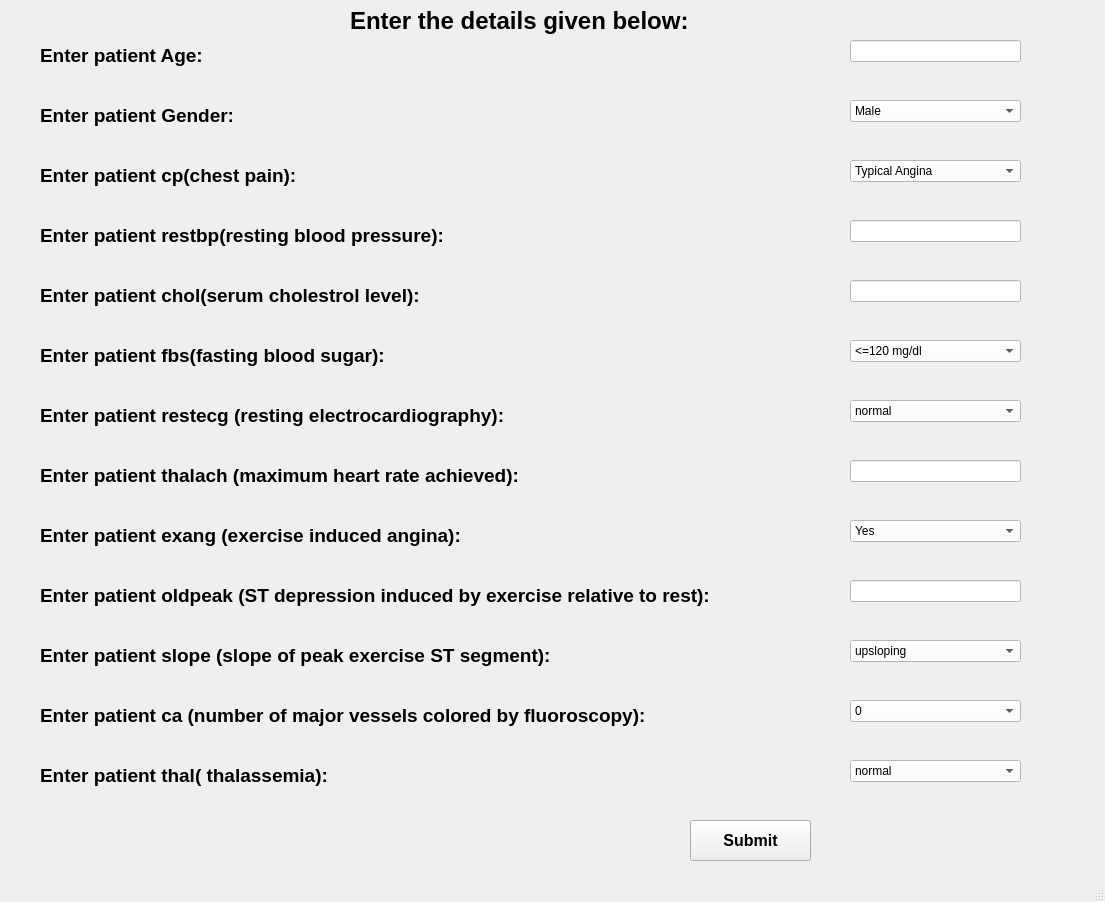
<?xml version="1.0" encoding="UTF-8"?>
<ui version="4.0">
 <class>MainWindow</class>
 <widget class="QMainWindow" name="MainWindow">
  <property name="geometry">
   <rect>
    <x>0</x>
    <y>0</y>
    <width>1105</width>
    <height>902</height>
   </rect>
  </property>
  <property name="windowTitle">
   <string>MainWindow</string>
  </property>
  <property name="styleSheet">
   <string notr="true"/>
  </property>
  <widget class="QWidget" name="centralwidget">
   <widget class="QLabel" name="label">
    <property name="geometry">
     <rect>
      <x>40</x>
      <y>100</y>
      <width>271</width>
      <height>31</height>
     </rect>
    </property>
    <property name="text">
     <string>&lt;html&gt;&lt;head/&gt;&lt;body&gt;&lt;p&gt;&lt;span style=&quot; font-size:14pt; font-weight:600;&quot;&gt;Enter patient Gender:&lt;/span&gt;&lt;/p&gt;&lt;/body&gt;&lt;/html&gt;</string>
    </property>
   </widget>
   <widget class="QLabel" name="label_2">
    <property name="geometry">
     <rect>
      <x>40</x>
      <y>220</y>
      <width>500</width>
      <height>31</height>
     </rect>
    </property>
    <property name="text">
     <string>&lt;html&gt;&lt;head/&gt;&lt;body&gt;&lt;p&gt;&lt;span style=&quot; font-size:14pt; font-weight:600;&quot;&gt;Enter patient restbp(resting blood pressure):&lt;/span&gt;&lt;/p&gt;&lt;/body&gt;&lt;/html&gt;</string>
    </property>
   </widget>
   <widget class="QLabel" name="label_3">
    <property name="geometry">
     <rect>
      <x>40</x>
      <y>160</y>
      <width>371</width>
      <height>31</height>
     </rect>
    </property>
    <property name="text">
     <string>&lt;html&gt;&lt;head/&gt;&lt;body&gt;&lt;p&gt;&lt;span style=&quot; font-size:14pt; font-weight:600;&quot;&gt;Enter patient cp(chest pain): &lt;/span&gt;&lt;/p&gt;&lt;/body&gt;&lt;/html&gt;</string>
    </property>
   </widget>
   <widget class="QLabel" name="label_5">
    <property name="geometry">
     <rect>
      <x>40</x>
      <y>280</y>
      <width>500</width>
      <height>31</height>
     </rect>
    </property>
    <property name="text">
     <string>&lt;html&gt;&lt;head/&gt;&lt;body&gt;&lt;p&gt;&lt;span style=&quot; font-size:14pt; font-weight:600;&quot;&gt;Enter patient chol(serum cholestrol level):&lt;/span&gt;&lt;/p&gt;&lt;/body&gt;&lt;/html&gt;</string>
    </property>
   </widget>
   <widget class="QLabel" name="label_6">
    <property name="geometry">
     <rect>
      <x>40</x>
      <y>340</y>
      <width>500</width>
      <height>31</height>
     </rect>
    </property>
    <property name="text">
     <string>&lt;html&gt;&lt;head/&gt;&lt;body&gt;&lt;p&gt;&lt;span style=&quot; font-size:14pt; font-weight:600;&quot;&gt;Enter patient fbs(fasting blood sugar): &lt;/span&gt;&lt;/p&gt;&lt;/body&gt;&lt;/html&gt;</string>
    </property>
   </widget>
   <widget class="QLabel" name="label_7">
    <property name="geometry">
     <rect>
      <x>40</x>
      <y>400</y>
      <width>500</width>
      <height>31</height>
     </rect>
    </property>
    <property name="text">
     <string>&lt;html&gt;&lt;head/&gt;&lt;body&gt;&lt;p&gt;&lt;span style=&quot; font-size:14pt; font-weight:600;&quot;&gt;Enter patient restecg (resting electrocardiography):&lt;/span&gt;&lt;/p&gt;&lt;/body&gt;&lt;/html&gt;</string>
    </property>
   </widget>
   <widget class="QLabel" name="label_8">
    <property name="geometry">
     <rect>
      <x>40</x>
      <y>460</y>
      <width>511</width>
      <height>31</height>
     </rect>
    </property>
    <property name="text">
     <string>&lt;html&gt;&lt;head/&gt;&lt;body&gt;&lt;p&gt;&lt;span style=&quot; font-size:14pt; font-weight:600;&quot;&gt;Enter patient thalach (maximum heart rate achieved):&lt;/span&gt;&lt;/p&gt;&lt;/body&gt;&lt;/html&gt;</string>
    </property>
   </widget>
   <widget class="QLabel" name="label_9">
    <property name="geometry">
     <rect>
      <x>40</x>
      <y>520</y>
      <width>500</width>
      <height>31</height>
     </rect>
    </property>
    <property name="text">
     <string>&lt;html&gt;&lt;head/&gt;&lt;body&gt;&lt;p&gt;&lt;span style=&quot; font-size:14pt; font-weight:600;&quot;&gt;Enter patient exang (exercise induced angina):&lt;/span&gt;&lt;/p&gt;&lt;/body&gt;&lt;/html&gt;</string>
    </property>
   </widget>
   <widget class="QLabel" name="label_10">
    <property name="geometry">
     <rect>
      <x>40</x>
      <y>580</y>
      <width>721</width>
      <height>31</height>
     </rect>
    </property>
    <property name="text">
     <string>&lt;html&gt;&lt;head/&gt;&lt;body&gt;&lt;p&gt;&lt;span style=&quot; font-size:14pt; font-weight:600;&quot;&gt;Enter patient oldpeak (ST depression induced by exercise relative to rest):&lt;/span&gt;&lt;/p&gt;&lt;/body&gt;&lt;/html&gt;</string>
    </property>
   </widget>
   <widget class="QLineEdit" name="lineEdit">
    <property name="geometry">
     <rect>
      <x>850</x>
      <y>40</y>
      <width>171</width>
      <height>22</height>
     </rect>
    </property>
    <property name="styleSheet">
     <string notr="true">background-color:#fff;</string>
    </property>
    <property name="text">
     <string/>
    </property>
   </widget>
   <widget class="QComboBox" name="comboBox">
    <property name="geometry">
     <rect>
      <x>850</x>
      <y>100</y>
      <width>171</width>
      <height>22</height>
     </rect>
    </property>
    <property name="styleSheet">
     <string notr="true">background-color:#fff;</string>
    </property>
    <item>
     <property name="text">
      <string>Male</string>
     </property>
    </item>
    <item>
     <property name="text">
      <string>Female</string>
     </property>
    </item>
   </widget>
   <widget class="QComboBox" name="comboBox_2">
    <property name="geometry">
     <rect>
      <x>850</x>
      <y>160</y>
      <width>171</width>
      <height>22</height>
     </rect>
    </property>
    <property name="styleSheet">
     <string notr="true">background-color:#fff;</string>
    </property>
    <item>
     <property name="text">
      <string>Typical Angina</string>
     </property>
    </item>
    <item>
     <property name="text">
      <string>Atypical Angina</string>
     </property>
    </item>
    <item>
     <property name="text">
      <string>Non Angina</string>
     </property>
    </item>
    <item>
     <property name="text">
      <string>Asymptomatic Angina</string>
     </property>
    </item>
   </widget>
   <widget class="QLabel" name="label_15">
    <property name="geometry">
     <rect>
      <x>350</x>
      <y>0</y>
      <width>411</width>
      <height>41</height>
     </rect>
    </property>
    <property name="font">
     <font>
      <pointsize>18</pointsize>
      <weight>75</weight>
      <bold>true</bold>
     </font>
    </property>
    <property name="text">
     <string>Enter the details given below:</string>
    </property>
   </widget>
   <widget class="QLabel" name="label_16">
    <property name="geometry">
     <rect>
      <x>40</x>
      <y>40</y>
      <width>371</width>
      <height>31</height>
     </rect>
    </property>
    <property name="text">
     <string>&lt;html&gt;&lt;head/&gt;&lt;body&gt;&lt;p&gt;&lt;span style=&quot; font-size:14pt; font-weight:600;&quot;&gt;Enter patient Age:&lt;/span&gt;&lt;/p&gt;&lt;/body&gt;&lt;/html&gt;</string>
    </property>
   </widget>
   <widget class="QLineEdit" name="lineEdit_6">
    <property name="geometry">
     <rect>
      <x>850</x>
      <y>220</y>
      <width>171</width>
      <height>22</height>
     </rect>
    </property>
    <property name="styleSheet">
     <string notr="true">background-color:#fff;</string>
    </property>
    <property name="text">
     <string/>
    </property>
   </widget>
   <widget class="QLineEdit" name="lineEdit_7">
    <property name="geometry">
     <rect>
      <x>850</x>
      <y>280</y>
      <width>171</width>
      <height>22</height>
     </rect>
    </property>
    <property name="styleSheet">
     <string notr="true">background-color:#fff;</string>
    </property>
    <property name="text">
     <string/>
    </property>
   </widget>
   <widget class="QComboBox" name="comboBox_10">
    <property name="geometry">
     <rect>
      <x>850</x>
      <y>340</y>
      <width>171</width>
      <height>22</height>
     </rect>
    </property>
    <property name="styleSheet">
     <string notr="true">background-color:#fff;</string>
    </property>
    <item>
     <property name="text">
      <string>&lt;=120 mg/dl</string>
     </property>
    </item>
    <item>
     <property name="text">
      <string>&gt;120 mg/dl</string>
     </property>
    </item>
   </widget>
   <widget class="QComboBox" name="comboBox_11">
    <property name="geometry">
     <rect>
      <x>850</x>
      <y>400</y>
      <width>171</width>
      <height>22</height>
     </rect>
    </property>
    <property name="styleSheet">
     <string notr="true">background-color:#fff;</string>
    </property>
    <item>
     <property name="text">
      <string>normal</string>
     </property>
    </item>
    <item>
     <property name="text">
      <string>ST-T wave abnormality</string>
     </property>
    </item>
    <item>
     <property name="text">
      <string>left ventricular hypertrophy</string>
     </property>
    </item>
   </widget>
   <widget class="QLineEdit" name="lineEdit_8">
    <property name="geometry">
     <rect>
      <x>850</x>
      <y>460</y>
      <width>171</width>
      <height>22</height>
     </rect>
    </property>
    <property name="styleSheet">
     <string notr="true">background-color:#fff;</string>
    </property>
    <property name="text">
     <string/>
    </property>
   </widget>
   <widget class="QComboBox" name="comboBox_12">
    <property name="geometry">
     <rect>
      <x>850</x>
      <y>520</y>
      <width>171</width>
      <height>22</height>
     </rect>
    </property>
    <property name="styleSheet">
     <string notr="true">background-color:#fff;</string>
    </property>
    <item>
     <property name="text">
      <string>Yes</string>
     </property>
    </item>
    <item>
     <property name="text">
      <string>No</string>
     </property>
    </item>
   </widget>
   <widget class="QLineEdit" name="lineEdit_9">
    <property name="geometry">
     <rect>
      <x>850</x>
      <y>580</y>
      <width>171</width>
      <height>22</height>
     </rect>
    </property>
    <property name="styleSheet">
     <string notr="true">background-color:#fff;</string>
    </property>
    <property name="text">
     <string/>
    </property>
   </widget>
   <widget class="QLabel" name="label_11">
    <property name="geometry">
     <rect>
      <x>40</x>
      <y>640</y>
      <width>721</width>
      <height>31</height>
     </rect>
    </property>
    <property name="text">
     <string>&lt;html&gt;&lt;head/&gt;&lt;body&gt;&lt;p&gt;&lt;span style=&quot; font-size:14pt; font-weight:600;&quot;&gt;Enter patient slope (slope of peak exercise ST segment):&lt;/span&gt;&lt;/p&gt;&lt;/body&gt;&lt;/html&gt;</string>
    </property>
   </widget>
   <widget class="QComboBox" name="comboBox_13">
    <property name="geometry">
     <rect>
      <x>850</x>
      <y>640</y>
      <width>171</width>
      <height>22</height>
     </rect>
    </property>
    <property name="styleSheet">
     <string notr="true">background-color:#fff;</string>
    </property>
    <item>
     <property name="text">
      <string>upsloping</string>
     </property>
    </item>
    <item>
     <property name="text">
      <string>flat</string>
     </property>
    </item>
    <item>
     <property name="text">
      <string>downsloping</string>
     </property>
    </item>
   </widget>
   <widget class="QLabel" name="label_12">
    <property name="geometry">
     <rect>
      <x>40</x>
      <y>700</y>
      <width>721</width>
      <height>31</height>
     </rect>
    </property>
    <property name="text">
     <string>&lt;html&gt;&lt;head/&gt;&lt;body&gt;&lt;p&gt;&lt;span style=&quot; font-size:14pt; font-weight:600;&quot;&gt;Enter patient ca (number of major vessels colored by fluoroscopy):&lt;/span&gt;&lt;/p&gt;&lt;/body&gt;&lt;/html&gt;</string>
    </property>
   </widget>
   <widget class="QComboBox" name="comboBox_14">
    <property name="geometry">
     <rect>
      <x>850</x>
      <y>700</y>
      <width>171</width>
      <height>22</height>
     </rect>
    </property>
    <property name="styleSheet">
     <string notr="true">background-color:#fff;</string>
    </property>
    <item>
     <property name="text">
      <string>0</string>
     </property>
    </item>
    <item>
     <property name="text">
      <string>1</string>
     </property>
    </item>
    <item>
     <property name="text">
      <string>2</string>
     </property>
    </item>
    <item>
     <property name="text">
      <string>3</string>
     </property>
    </item>
   </widget>
   <widget class="QLabel" name="label_13">
    <property name="geometry">
     <rect>
      <x>40</x>
      <y>760</y>
      <width>721</width>
      <height>31</height>
     </rect>
    </property>
    <property name="text">
     <string>&lt;html&gt;&lt;head/&gt;&lt;body&gt;&lt;p&gt;&lt;span style=&quot; font-size:14pt; font-weight:600;&quot;&gt;Enter patient thal( thalassemia):&lt;/span&gt;&lt;/p&gt;&lt;/body&gt;&lt;/html&gt;</string>
    </property>
   </widget>
   <widget class="QComboBox" name="comboBox_15">
    <property name="geometry">
     <rect>
      <x>850</x>
      <y>760</y>
      <width>171</width>
      <height>22</height>
     </rect>
    </property>
    <property name="styleSheet">
     <string notr="true">background-color:#fff;</string>
    </property>
    <item>
     <property name="text">
      <string>normal</string>
     </property>
    </item>
    <item>
     <property name="text">
      <string>fixed defect</string>
     </property>
    </item>
    <item>
     <property name="text">
      <string>reversible defect</string>
     </property>
    </item>
   </widget>
   <widget class="QPushButton" name="pushButton">
    <property name="geometry">
     <rect>
      <x>690</x>
      <y>820</y>
      <width>121</width>
      <height>41</height>
     </rect>
    </property>
    <property name="font">
     <font>
      <pointsize>12</pointsize>
      <weight>75</weight>
      <bold>true</bold>
     </font>
    </property>
    <property name="text">
     <string>Submit</string>
    </property>
   </widget>
  </widget>
  <widget class="QMenuBar" name="menubar">
   <property name="geometry">
    <rect>
     <x>0</x>
     <y>0</y>
     <width>1105</width>
     <height>21</height>
    </rect>
   </property>
  </widget>
  <widget class="QStatusBar" name="statusbar"/>
 </widget>
 <resources/>
 <connections/>
</ui>
